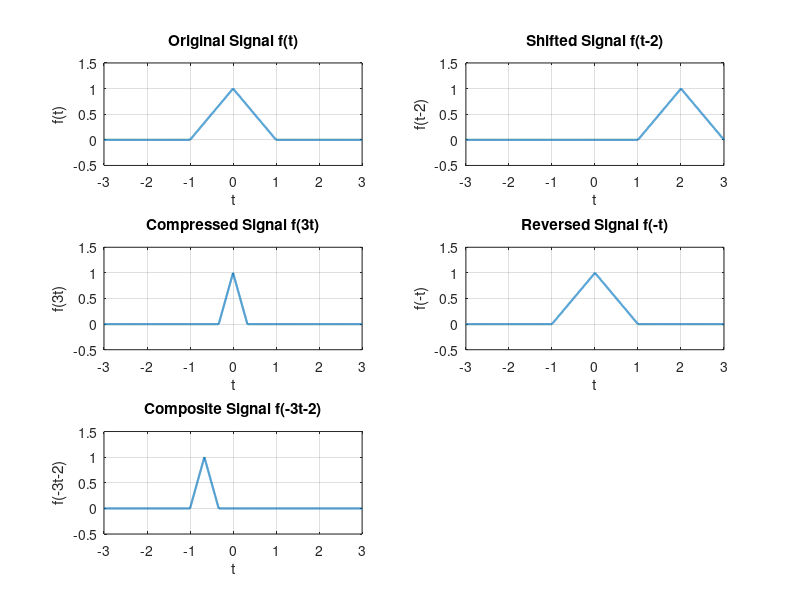

MATLAB code to generate this figure:
clc;
clear;
close all;

%% Time vector
t = -3:0.001:3;

%% Original signal f(t)

f = (t+1).*(t>=-1 & t<=0) + ...
    (1-t).*(t>0 & t<=1);

%% ==============================
% Figure with subplots
%% ==============================

figure;

%% (1) Original signal
subplot(3,2,1);

plot(t, f, 'LineWidth',1.5);

grid on;

xlabel('t');
ylabel('f(t)');

title('Original Signal f(t)');

axis([-3 3 -0.5 1.5]);

%% (2) f(t-2)
t_shift = t - 2;

f_shift = (t_shift+1).*(t_shift>=-1 & t_shift<=0) + ...
          (1-t_shift).*(t_shift>0 & t_shift<=1);

subplot(3,2,2);

plot(t, f_shift, 'LineWidth',1.5);

grid on;

xlabel('t');
ylabel('f(t-2)');

title('Shifted Signal f(t-2)');

axis([-3 3 -0.5 1.5]);

%% (3) f(3t)
t_compress = 3*t;

f_compress = (t_compress+1).*(t_compress>=-1 & t_compress<=0) + ...
             (1-t_compress).*(t_compress>0 & t_compress<=1);

subplot(3,2,3);

plot(t, f_compress, 'LineWidth',1.5);

grid on;

xlabel('t');
ylabel('f(3t)');

title('Compressed Signal f(3t)');

axis([-3 3 -0.5 1.5]);

%% (4) f(-t)
t_reverse = -t;

f_reverse = (t_reverse+1).*(t_reverse>=-1 & t_reverse<=0) + ...
            (1-t_reverse).*(t_reverse>0 & t_reverse<=1);

subplot(3,2,4);

plot(t, f_reverse, 'LineWidth',1.5);

grid on;

xlabel('t');
ylabel('f(-t)');

title('Reversed Signal f(-t)');

axis([-3 3 -0.5 1.5]);

%% (5) f(-3t-2)
t_mix = -3*t - 2;

f_mix = (t_mix+1).*(t_mix>=-1 & t_mix<=0) + ...
        (1-t_mix).*(t_mix>0 & t_mix<=1);

subplot(3,2,5);

plot(t, f_mix, 'LineWidth',1.5);

grid on;

xlabel('t');
ylabel('f(-3t-2)');

title('Composite Signal f(-3t-2)');

axis([-3 3 -0.5 1.5]);
